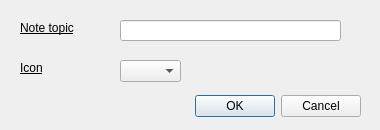
<?xml version="1.0" encoding="UTF-8"?>
<ui version="4.0">
 <class>ListItemDialog</class>
 <widget class="QDialog" name="ListItemDialog">
  <property name="geometry">
   <rect>
    <x>0</x>
    <y>0</y>
    <width>380</width>
    <height>130</height>
   </rect>
  </property>
  <property name="minimumSize">
   <size>
    <width>380</width>
    <height>130</height>
   </size>
  </property>
  <property name="maximumSize">
   <size>
    <width>380</width>
    <height>130</height>
   </size>
  </property>
  <property name="windowTitle">
   <string/>
  </property>
  <widget class="QDialogButtonBox" name="buttonBox">
   <property name="geometry">
    <rect>
     <x>20</x>
     <y>90</y>
     <width>341</width>
     <height>32</height>
    </rect>
   </property>
   <property name="orientation">
    <enum>Qt::Orientation::Horizontal</enum>
   </property>
   <property name="standardButtons">
    <set>QDialogButtonBox::StandardButton::Cancel|QDialogButtonBox::StandardButton::Ok</set>
   </property>
  </widget>
  <widget class="QLabel" name="lbl_subject">
   <property name="geometry">
    <rect>
     <x>20</x>
     <y>20</y>
     <width>81</width>
     <height>16</height>
    </rect>
   </property>
   <property name="font">
    <font>
     <underline>true</underline>
    </font>
   </property>
   <property name="text">
    <string>Note topic</string>
   </property>
  </widget>
  <widget class="QLineEdit" name="edit_subject">
   <property name="geometry">
    <rect>
     <x>120</x>
     <y>20</y>
     <width>221</width>
     <height>21</height>
    </rect>
   </property>
  </widget>
  <widget class="QLabel" name="lbl_icon">
   <property name="geometry">
    <rect>
     <x>20</x>
     <y>60</y>
     <width>81</width>
     <height>16</height>
    </rect>
   </property>
   <property name="font">
    <font>
     <underline>true</underline>
    </font>
   </property>
   <property name="text">
    <string>Icon</string>
   </property>
  </widget>
  <widget class="QComboBox" name="iconBox">
   <property name="geometry">
    <rect>
     <x>120</x>
     <y>60</y>
     <width>61</width>
     <height>22</height>
    </rect>
   </property>
  </widget>
 </widget>
 <resources/>
 <connections>
  <connection>
   <sender>buttonBox</sender>
   <signal>accepted()</signal>
   <receiver>ListItemDialog</receiver>
   <slot>accept()</slot>
   <hints>
    <hint type="sourcelabel">
     <x>248</x>
     <y>254</y>
    </hint>
    <hint type="destinationlabel">
     <x>157</x>
     <y>274</y>
    </hint>
   </hints>
  </connection>
  <connection>
   <sender>buttonBox</sender>
   <signal>rejected()</signal>
   <receiver>ListItemDialog</receiver>
   <slot>reject()</slot>
   <hints>
    <hint type="sourcelabel">
     <x>316</x>
     <y>260</y>
    </hint>
    <hint type="destinationlabel">
     <x>286</x>
     <y>274</y>
    </hint>
   </hints>
  </connection>
 </connections>
</ui>
